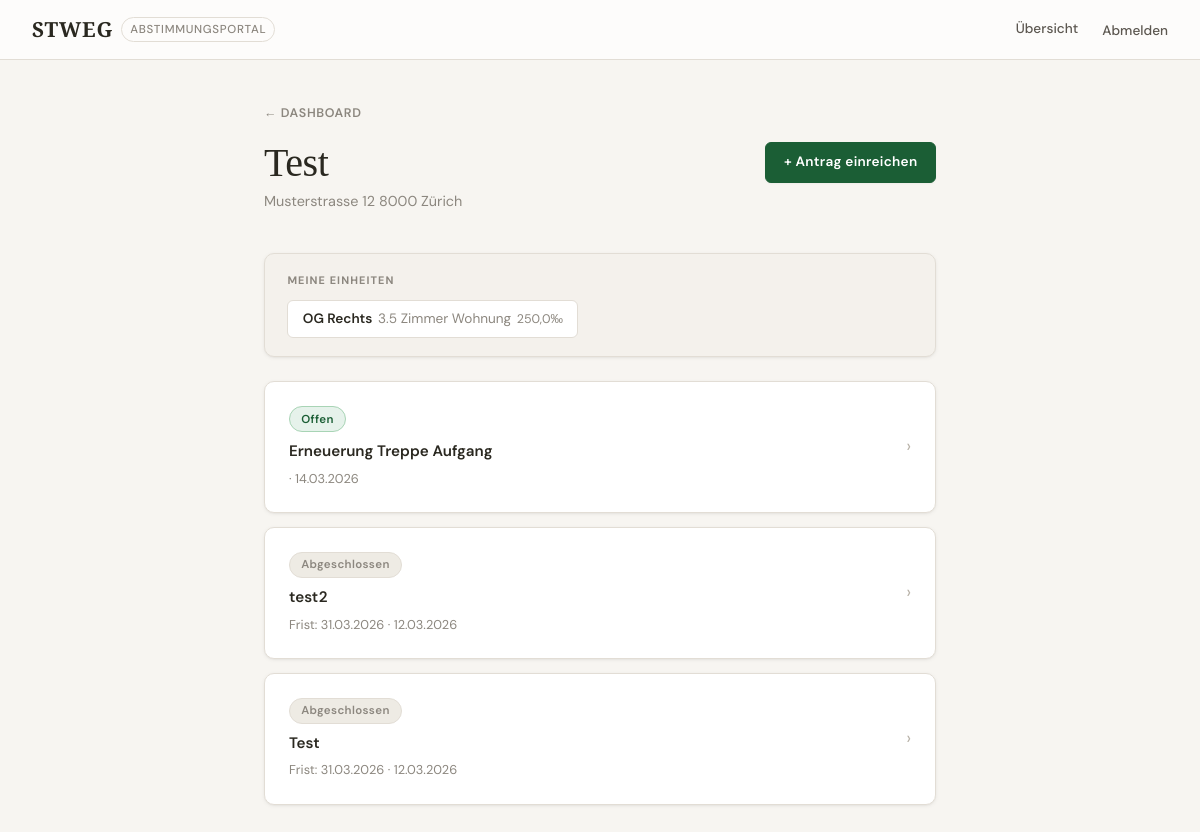
Page /community/1/ (signed in) on the earlier database version.
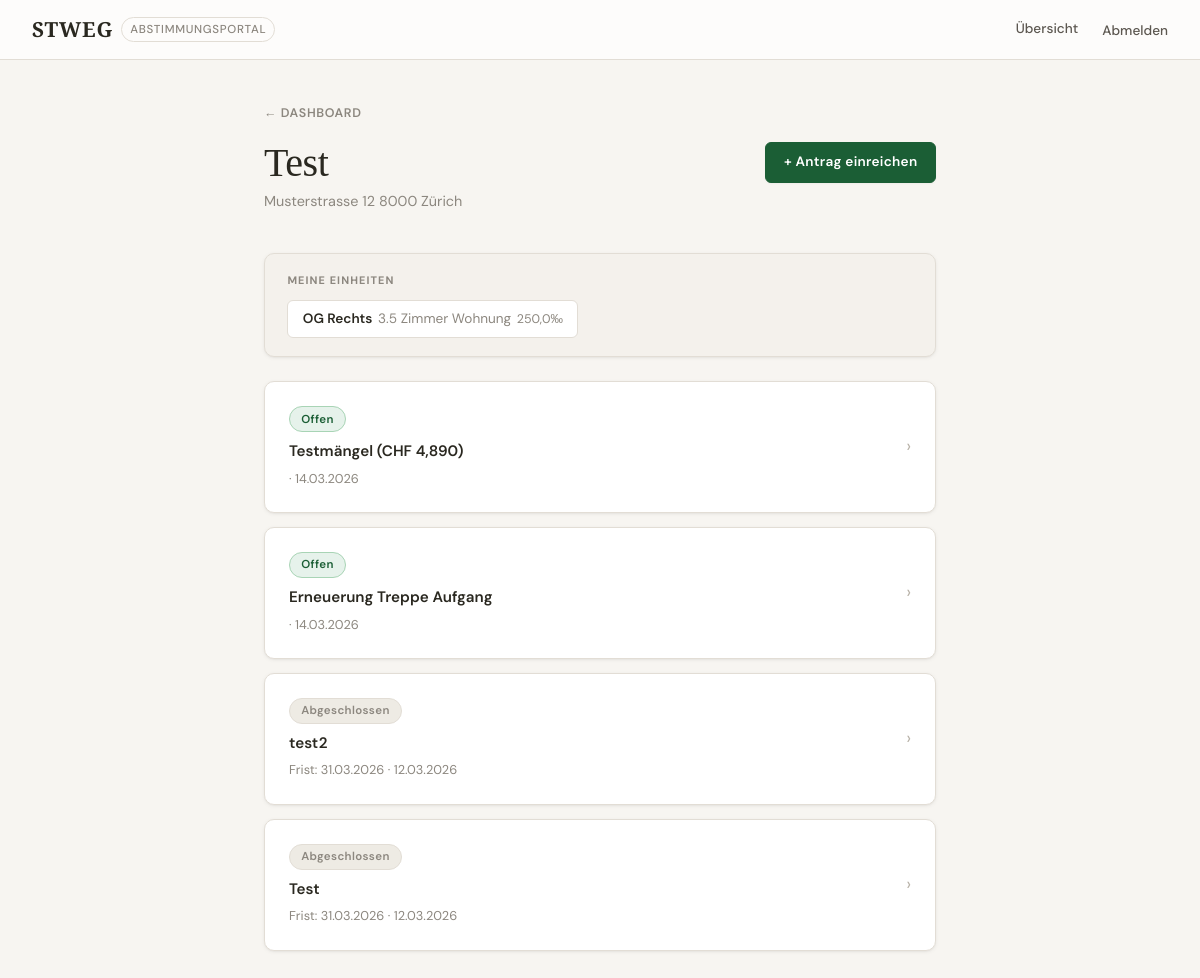
Same page on the later database version.
### voting/models.py (models this page shows, shortened)
class Unit(models.Model):
    community   = models.ForeignKey(Community, on_delete=models.CASCADE, related_name='units')
    owner       = models.ForeignKey(
        User, on_delete=models.SET_NULL, null=True, blank=True,
        related_name='units',
    )
    unit_number = models.CharField(max_length=20, verbose_name="Einheitsnummer")
    description = models.CharField(max_length=200, blank=True)
    quota       = models.DecimalField(max_digits=6, decimal_places=1, verbose_name="Wertquote (‰)")
    class Meta:
        verbose_name        = "Einheit"
        verbose_name_plural = "Einheiten"
        ordering            = ['unit_number']

class Proposal(models.Model):
    class Status(models.TextChoices):
        DRAFT  = 'draft',  'Entwurf'
        OPEN   = 'open',   'Offen'
        CLOSED = 'closed', 'Abgeschlossen'
    class MajorityType(models.TextChoices):
        SIMPLE    = 'simple',    'Einfaches Mehr (nur Köpfe)'
        ABSOLUTE  = 'absolute',  'Absolutes Mehr (Köpfe + Wertquoten)'
        QUALIFIED = 'qualified', 'Qualifiziertes Mehr (2/3 Köpfe + 2/3 Wertquoten)'
        UNANIMOUS = 'unanimous', 'Einstimmigkeit (alle Eigentümer müssen Ja stimmen)'
    community     = models.ForeignKey(Community, on_delete=models.CASCADE, related_name='proposals')
    created_by    = models.ForeignKey(
        User, on_delete=models.SET_NULL, null=True, related_name='created_proposals',
    )
    title         = models.CharField(max_length=300, verbose_name="Titel")
    description   = models.TextField(verbose_name="Beschreibung")
    majority_type = models.CharField(
        max_length=10, choices=MajorityType.choices, default=MajorityType.ABSOLUTE,
        verbose_name="Mehrheitsart",
    )
    status     = models.CharField(max_length=10, choices=Status.choices, default=Status.DRAFT)
    created_at = models.DateTimeField(auto_now_add=True)
    opened_at  = models.DateTimeField(null=True, blank=True)
    closed_at  = models.DateTimeField(null=True, blank=True)
    deadline   = models.DateTimeField(null=True, blank=True, verbose_name="Abstimmungsfrist")
    def open(self):
        self.status    = self.Status.OPEN
        self.opened_at = timezone.now()
        self.save()
    class Meta:
        verbose_name        = "Antrag"
        verbose_name_plural = "Anträge"
        ordering            = ['-created_at']

### voting/views.py (the view)
@login_required
def proposal_list(request, community_id):
    community = get_object_or_404(Community, id=community_id)
    if not community.can_manage(request.user):
        messages.error(request, "Kein Zugang.")
        return redirect('voting:dashboard')
    is_admin_flag = community.is_admin(request.user)
    if is_admin_flag:
        proposals = community.proposals.all()
    else:
        proposals = (
            community.proposals.exclude(status=Proposal.Status.DRAFT)
            | community.proposals.filter(
                status=Proposal.Status.DRAFT, created_by=request.user
            )
        ).distinct().order_by('-created_at')
    user_units  = Unit.objects.filter(owner=request.user, community=community)
    voted_ids   = set(Vote.objects.filter(unit__in=user_units).values_list('proposal_id', flat=True))
    fully_voted_ids = set()
    for proposal in proposals:
        uc = user_units.count()
        vc = Vote.objects.filter(proposal=proposal, unit__in=user_units).count()
        if uc > 0 and vc >= uc:
            fully_voted_ids.add(proposal.id)
    return render(request, 'voting/proposal_list.html', {
        'community':       community,
        'proposals':       proposals,
        'voted_ids':       voted_ids,
        'fully_voted_ids': fully_voted_ids,
        'is_admin':        is_admin_flag,
        'my_units':        user_units,
    })

### voting/models.py (called while the page is built)
    def can_manage(self, user):
        return (
            self.units.filter(owner=user).exists()
            or self.created_by == user
            or user.is_staff
            or self.memberships.filter(user=user).exists()
        )

    def is_admin(self, user):
        return (
            self.created_by == user
            or user.is_staff
            or self.memberships.filter(
                user=user, role=CommunityMembership.Role.MANAGER
            ).exists()
        )

### voting/templates/voting/proposal_list.html (shortened to what this page needs)
{% extends "voting/base.html" %}
{% block content %}
<div class="page-header flex-between">
    <div>
        <a href="{% url 'voting:dashboard' %}" class="back-link">Dashboard</a>
        <h1>{{ community.name }}</h1>
        <p>{{ community.address }}</p>
    </div>
    <div class="flex gap-1">
        <a href="{% url 'voting:proposal_create' community.id %}" class="btn btn-primary">+ Antrag einreichen</a>
    </div>
</div>
{% if my_units and not is_admin %}
<div class="card card--alt card--compact card--mb-lg">
    <div class="section-label mb-md">Meine Einheiten</div>
    <div class="flex flex-wrap gap-sm">
        {% for unit in my_units %}
        <div class="unit-chip">
            <span class="unit-chip__number">{{ unit.unit_number }}</span>
            {% if unit.description %}
            <span class="unit-chip__desc">{{ unit.description }}</span>
            {% endif %}
            <span class="unit-chip__quota">{{ unit.quota }}&#8240;</span>
        </div>
        {% endfor %}
    </div>
</div>
{% endif %}
{% if proposals %}
{% for proposal in proposals %}
<a href="{% url 'voting:proposal_detail' proposal.pk %}" class="card-link">
    <div class="card card-interactive">
        <div class="flex-between items-center">
            <div class="flex-1">
                <div class="flex items-center gap-xs mb-sm flex-wrap">
                    {% if proposal.status == 'open' %}
                        <span class="badge badge-open">Offen</span>
                    {% elif proposal.status == 'draft' %}
                        <span class="badge badge-draft">Entwurf</span>
                    {% else %}
                        <span class="badge badge-closed">Abgeschlossen</span>
                    {% endif %}
                </div>
                <div class="card-title">{{ proposal.title }}</div>
                <div class="card-meta mt-xs">
                    {% if proposal.deadline %}Frist: {{ proposal.deadline|date:"d.m.Y" }}{% endif %}
                    {% if proposal.created_at %} · {{ proposal.created_at|date:"d.m.Y" }}{% endif %}
                </div>
            </div>
            <span class="chevron">›</span>
        </div>
    </div>
</a>
{% endfor %}
{% endif %}
{% endblock %}

Differences in the rows shown:
added Proposal: status "Offen", title "Testmängel (CHF 4,890)", created_at "14.03.2026"
